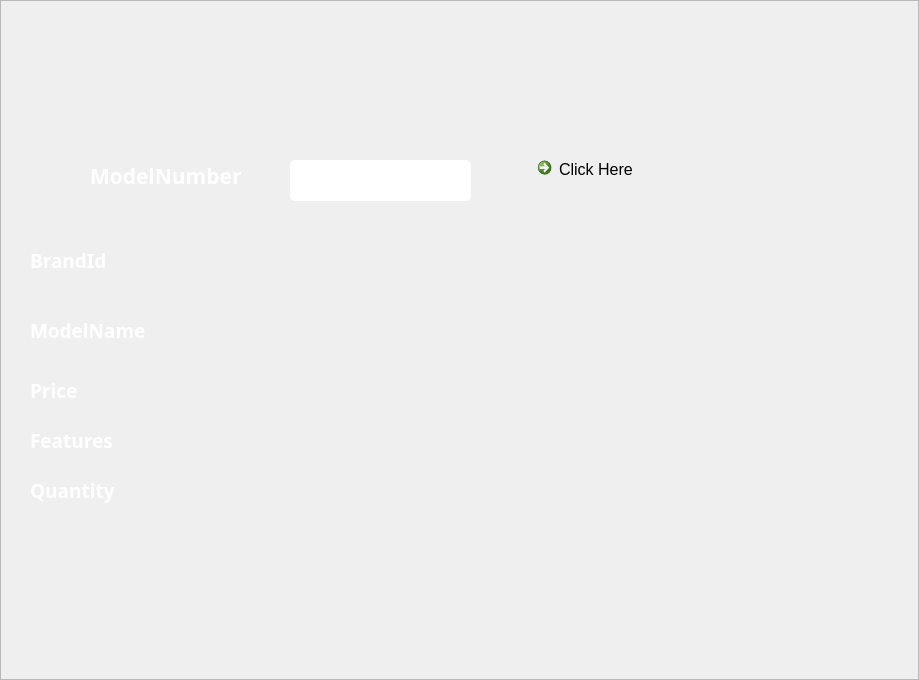
<?xml version="1.0" encoding="UTF-8"?>
<ui version="4.0">
 <class>Frame</class>
 <widget class="QFrame" name="Frame">
  <property name="geometry">
   <rect>
    <x>0</x>
    <y>0</y>
    <width>919</width>
    <height>680</height>
   </rect>
  </property>
  <property name="windowTitle">
   <string>Frame</string>
  </property>
  <property name="frameShape">
   <enum>QFrame::StyledPanel</enum>
  </property>
  <property name="frameShadow">
   <enum>QFrame::Raised</enum>
  </property>
  <widget class="QLabel" name="label">
   <property name="geometry">
    <rect>
     <x>90</x>
     <y>150</y>
     <width>161</width>
     <height>51</height>
    </rect>
   </property>
   <property name="font">
    <font>
     <family>Sitka Banner</family>
     <pointsize>16</pointsize>
     <weight>75</weight>
     <bold>true</bold>
    </font>
   </property>
   <property name="styleSheet">
    <string notr="true">QLabel
{


	color: rgb(255, 255, 255);

}</string>
   </property>
   <property name="text">
    <string>ModelNumber</string>
   </property>
  </widget>
  <widget class="QLineEdit" name="txtno">
   <property name="geometry">
    <rect>
     <x>290</x>
     <y>160</y>
     <width>181</width>
     <height>41</height>
    </rect>
   </property>
   <property name="styleSheet">
    <string notr="true">QLineEdit
{
border-radius:5px;
}</string>
   </property>
  </widget>
  <widget class="QCommandLinkButton" name="btnclick">
   <property name="geometry">
    <rect>
     <x>530</x>
     <y>150</y>
     <width>222</width>
     <height>48</height>
    </rect>
   </property>
   <property name="font">
    <font>
     <family>Segoe UI</family>
     <pointsize>12</pointsize>
     <weight>50</weight>
     <bold>false</bold>
    </font>
   </property>
   <property name="text">
    <string>Click Here</string>
   </property>
  </widget>
  <widget class="QLabel" name="label_2">
   <property name="geometry">
    <rect>
     <x>30</x>
     <y>220</y>
     <width>121</width>
     <height>81</height>
    </rect>
   </property>
   <property name="font">
    <font>
     <family>Trebuchet MS</family>
     <pointsize>14</pointsize>
     <weight>75</weight>
     <bold>true</bold>
    </font>
   </property>
   <property name="styleSheet">
    <string notr="true">QLabel
{


	color: rgb(255, 255, 255);

}</string>
   </property>
   <property name="text">
    <string>BrandId</string>
   </property>
  </widget>
  <widget class="QLabel" name="txtbrandid">
   <property name="geometry">
    <rect>
     <x>210</x>
     <y>250</y>
     <width>181</width>
     <height>31</height>
    </rect>
   </property>
   <property name="font">
    <font>
     <family>Trebuchet MS</family>
     <pointsize>14</pointsize>
     <weight>75</weight>
     <bold>true</bold>
    </font>
   </property>
   <property name="styleSheet">
    <string notr="true">QLabel
{


	color: rgb(255, 255, 255);

}</string>
   </property>
   <property name="text">
    <string/>
   </property>
  </widget>
  <widget class="QLabel" name="label_3">
   <property name="geometry">
    <rect>
     <x>30</x>
     <y>310</y>
     <width>131</width>
     <height>41</height>
    </rect>
   </property>
   <property name="font">
    <font>
     <family>Trebuchet MS</family>
     <pointsize>14</pointsize>
     <weight>75</weight>
     <bold>true</bold>
    </font>
   </property>
   <property name="styleSheet">
    <string notr="true">QLabel
{


	color: rgb(255, 255, 255);

}</string>
   </property>
   <property name="text">
    <string>ModelName</string>
   </property>
  </widget>
  <widget class="QLabel" name="txtname">
   <property name="geometry">
    <rect>
     <x>210</x>
     <y>310</y>
     <width>181</width>
     <height>31</height>
    </rect>
   </property>
   <property name="font">
    <font>
     <family>Trebuchet MS</family>
     <pointsize>14</pointsize>
     <weight>75</weight>
     <bold>true</bold>
    </font>
   </property>
   <property name="styleSheet">
    <string notr="true">QLabel
{


	color: rgb(255, 255, 255);

}</string>
   </property>
   <property name="text">
    <string/>
   </property>
  </widget>
  <widget class="QLabel" name="label_4">
   <property name="geometry">
    <rect>
     <x>30</x>
     <y>380</y>
     <width>91</width>
     <height>21</height>
    </rect>
   </property>
   <property name="font">
    <font>
     <family>Trebuchet MS</family>
     <pointsize>14</pointsize>
     <weight>75</weight>
     <bold>true</bold>
    </font>
   </property>
   <property name="styleSheet">
    <string notr="true">QLabel
{


	color: rgb(255, 255, 255);

}</string>
   </property>
   <property name="text">
    <string>Price</string>
   </property>
  </widget>
  <widget class="QLabel" name="txtprice">
   <property name="geometry">
    <rect>
     <x>210</x>
     <y>370</y>
     <width>201</width>
     <height>41</height>
    </rect>
   </property>
   <property name="font">
    <font>
     <family>Trebuchet MS</family>
     <pointsize>14</pointsize>
     <weight>75</weight>
     <bold>true</bold>
    </font>
   </property>
   <property name="styleSheet">
    <string notr="true">QLabel
{


	color: rgb(255, 255, 255);

}</string>
   </property>
   <property name="text">
    <string/>
   </property>
  </widget>
  <widget class="QLabel" name="label_5">
   <property name="geometry">
    <rect>
     <x>30</x>
     <y>430</y>
     <width>101</width>
     <height>21</height>
    </rect>
   </property>
   <property name="font">
    <font>
     <family>Trebuchet MS</family>
     <pointsize>14</pointsize>
     <weight>75</weight>
     <bold>true</bold>
    </font>
   </property>
   <property name="styleSheet">
    <string notr="true">QLabel
{


	color: rgb(255, 255, 255);

}</string>
   </property>
   <property name="text">
    <string>Features</string>
   </property>
  </widget>
  <widget class="QLabel" name="txtfeatures">
   <property name="geometry">
    <rect>
     <x>210</x>
     <y>420</y>
     <width>621</width>
     <height>31</height>
    </rect>
   </property>
   <property name="font">
    <font>
     <family>Trebuchet MS</family>
     <pointsize>14</pointsize>
     <weight>75</weight>
     <bold>true</bold>
    </font>
   </property>
   <property name="styleSheet">
    <string notr="true">QLabel
{


	color: rgb(255, 255, 255);

}</string>
   </property>
   <property name="text">
    <string/>
   </property>
  </widget>
  <widget class="QLabel" name="label_6">
   <property name="geometry">
    <rect>
     <x>30</x>
     <y>470</y>
     <width>101</width>
     <height>41</height>
    </rect>
   </property>
   <property name="font">
    <font>
     <family>Trebuchet MS</family>
     <pointsize>14</pointsize>
     <weight>75</weight>
     <bold>true</bold>
    </font>
   </property>
   <property name="styleSheet">
    <string notr="true">QLabel
{


	color: rgb(255, 255, 255);

}</string>
   </property>
   <property name="text">
    <string>Quantity</string>
   </property>
  </widget>
  <widget class="QLabel" name="txtquantity">
   <property name="geometry">
    <rect>
     <x>210</x>
     <y>480</y>
     <width>331</width>
     <height>41</height>
    </rect>
   </property>
   <property name="font">
    <font>
     <family>Trebuchet MS</family>
     <pointsize>14</pointsize>
     <weight>75</weight>
     <bold>true</bold>
    </font>
   </property>
   <property name="styleSheet">
    <string notr="true">QLabel
{


	color: rgb(255, 255, 255);

}QLabel
{


	color: rgb(255, 255, 255);

}</string>
   </property>
   <property name="text">
    <string/>
   </property>
  </widget>
  <widget class="QLabel" name="label_image">
   <property name="geometry">
    <rect>
     <x>-6</x>
     <y>-15</y>
     <width>931</width>
     <height>691</height>
    </rect>
   </property>
   <property name="font">
    <font>
     <family>Trebuchet MS</family>
     <pointsize>14</pointsize>
     <weight>75</weight>
     <bold>true</bold>
    </font>
   </property>
   <property name="styleSheet">
    <string notr="true">QLabel
{


	color: rgb(255, 255, 255);

}</string>
   </property>
   <property name="text">
    <string/>
   </property>
   <property name="pixmap">
    <pixmap>img2.jpg</pixmap>
   </property>
   <property name="scaledContents">
    <bool>true</bool>
   </property>
   <property name="alignment">
    <set>Qt::AlignLeading|Qt::AlignLeft|Qt::AlignVCenter</set>
   </property>
  </widget>
  <zorder>label_image</zorder>
  <zorder>label</zorder>
  <zorder>txtno</zorder>
  <zorder>btnclick</zorder>
  <zorder>label_2</zorder>
  <zorder>txtbrandid</zorder>
  <zorder>label_3</zorder>
  <zorder>txtname</zorder>
  <zorder>label_4</zorder>
  <zorder>txtprice</zorder>
  <zorder>label_5</zorder>
  <zorder>txtfeatures</zorder>
  <zorder>label_6</zorder>
  <zorder>txtquantity</zorder>
 </widget>
 <resources>
  <include location="imgresource.qrc"/>
 </resources>
 <connections/>
</ui>
